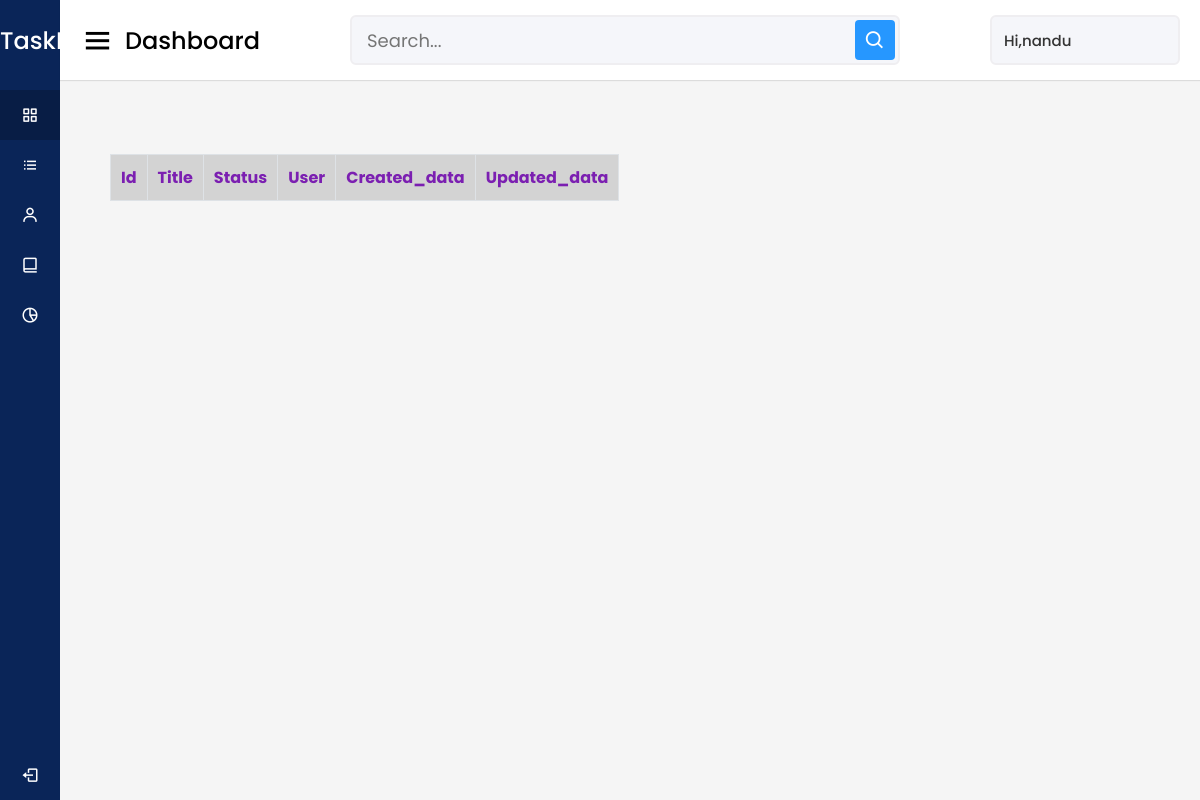
/report (signed in), run on an earlier commit of the app's database.
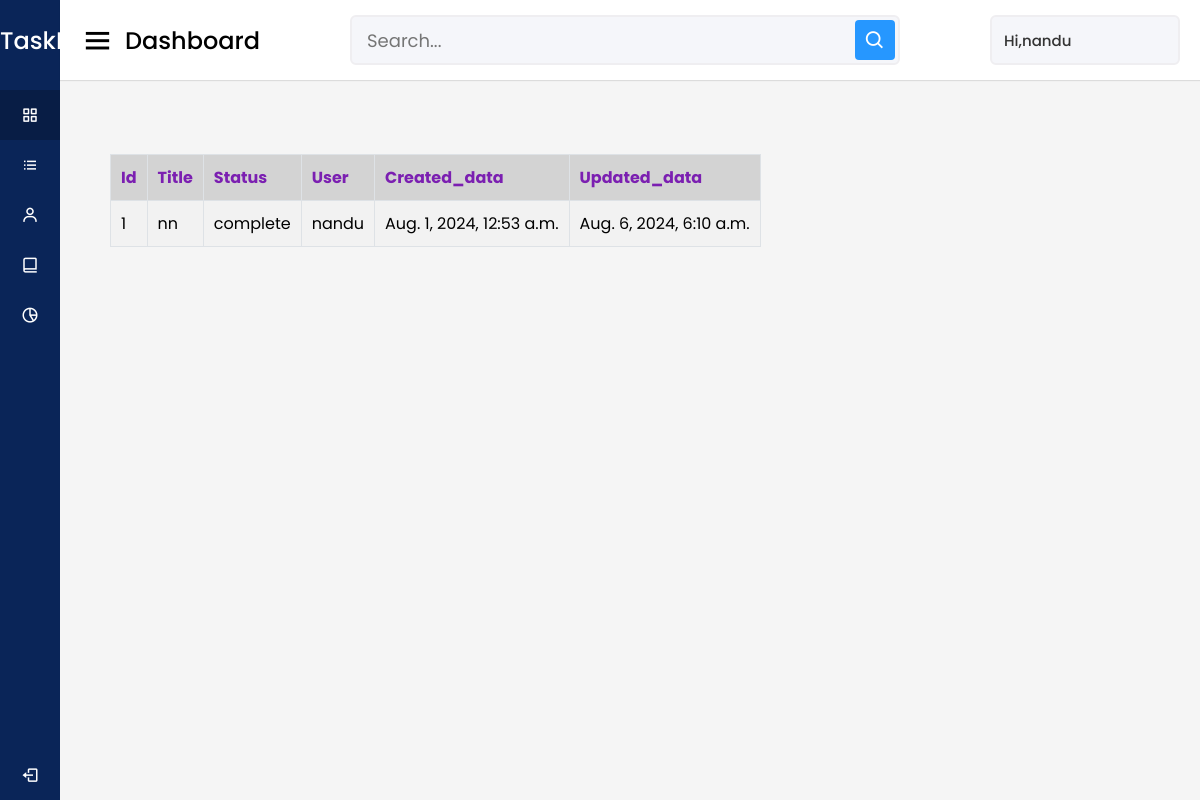
And on a later commit of the database.
### user_app/models.py (models this page shows, shortened)
class Personal_task(models.Model):
    STATUS_CHOICES = [
        ('in_progress', 'In Progress'),
        ('complete', 'Complete')
    ]
    personal_task_id=models.AutoField(primary_key=True)
    title = models.CharField(max_length=255)
    description = models.TextField()
    status = models.CharField(max_length=20, choices=STATUS_CHOICES)
    user_id = models.ForeignKey(User, on_delete=models.CASCADE)
    created_at = models.DateTimeField(auto_now_add=True)
    updated_at = models.DateTimeField(auto_now=True)

class User(models.Model):
    ACTIVE_CHOICES = (
        ('Active', 'Active'),
        ('Deactive', 'Deactive'),
        ('Block', 'Block'),
    )
    user_id=models.AutoField(primary_key=True)
    firstname = models.CharField(max_length=100)
    lastname = models.CharField(max_length=12)
    email = models.EmailField(max_length=100, unique=True)
    phone_number=models.CharField(max_length=10)
    password = models.CharField(max_length=100)
    otp = models.CharField(max_length=6, blank=True, null=True)
    otp_created_at = models.DateTimeField(blank=True, null=True)
    is_active = models.CharField(max_length=10,choices=ACTIVE_CHOICES,default='pending')

### user_app/views.py (the view)
# urls.py: path('report',views.report),
def report(request):
    user_id = request.session.get("user_id")
    if user_id:
        user = User.objects.get(user_id=user_id)
        tasks = Personal_task.objects.filter(user_id=user_id, status='complete')
        report=Reports.objects.all()
        return render(request, 'report.html', {'tasks': tasks,'user':user,'report':report})
    else:
        return redirect('/login')

### templates/report.html (shortened to what this page needs)
<!DOCTYPE html>
<html lang="en" dir="ltr">
  <head>
    <link rel="stylesheet" href="https://cdnjs.cloudflare.com/ajax/libs/font-awesome/4.7.0/css/all.min.css">
    <link href="https://cdn.jsdelivr.net/npm/bootstrap@5.0.2/dist/css/bootstrap.min.css" rel="stylesheet"integrity="sha384-EVSTQN3/azprG1Anm3QDgpJLIm9Nao0Yz1ztcQTwFspd3yD65VohhpuuCOmLASjC">
        <link rel="stylesheet" type="text/css" href="css/font-awesome.min.css" />
        <link rel="stylesheet" href="https://cdnjs.cloudflare.com/ajax/libs/font-awesome/4.7.0/css/font-awesome.min.css">
     <link rel="stylesheet" href="https://use.fontawesome.com/releases/v5.7.2/css/all.css">
    <link rel="stylesheet" href="https://www.w3schools.com/icons/tryit.asp?icon=fas_fa-house-user&unicon=f965">
    {% load static %}
    <link rel="stylesheet" href="{% static 'css/style.css' %}" />
          <link rel="stylesheet" href="{% static 'css/style7.css' %}" />
    <link href="https://unpkg.com/boxicons@2.0.7/css/boxicons.min.css" rel="stylesheet" />
  </head>
  <body>
    <div class="sidebar">
      <div class="logo-details">
        <span class="logo_name">TaskManagement</span>
      </div>
      <ul class="nav-links">
        <li>
          <a href="/" class="active">
            <i class="bx bx-grid-alt"></i>
            <span class="links_name">Dashboard</span>
          </a>
        </li>
        <li>
          <a href="personal_task">
            <i class="bx bx-list-ul"></i>
            <span class="links_name">Tasks</span>
          </a>
        </li>
        <li>
          <a href="assigned_task">
            <i class="bx bx-user"></i>
            <span class="links_name">Assigned Task</span>
          </a>
        </li>
         <li>
          <a href="project">
            <i class="bx bx-book-alt"></i>
            <span class="links_name">Projects</span>
          </a>
        </li>
        <li>
          <a href="report">
            <i class="bx bx-pie-chart-alt-2"></i>
            <span class="links_name">Analytics</span>
          </a>
        </li>
        <li class="log_out">
          <a href="log_out">
            <i class="bx bx-log-out"></i>
            <span class="links_name">Log out</span>
          </a>
        </li>
      </ul>
    </div>
    <section class="home-section">
      <nav>
        <div class="sidebar-button">
          <i class="bx bx-menu sidebarBtn"></i>
          <span class="dashboard">Dashboard</span>
        </div>
        <div class="search-box">
          <input type="text" placeholder="Search..." />
          <i class="bx bx-search"></i>
        </div>
           <div class="profile-details">
    {% if user %}
        <a href="profile" style="text-decoration:none; color:black;"> <span class="admin_name">Hi,{{ user.firstname }}</span></a>
    {% endif %}
</div>
      </nav>
      <div class="home-content">
        <div class="overview-boxes">
            <div class="col-lg-9.5 my-lg-0 my-1">
                <div id="main-content" class="bg-white border" style="width:100%">
                    <form method="POST">
  <table align="center" bgcolor="lightgray" style="width:100%;">
  <tr>
     <td style="color:rgb(123, 31, 177);"><b>Id</b></td>
    <td style="color:rgb(123, 31, 177);"><b>Title</b></td>
    <td style="color:rgb(123, 31, 177);"><b>Status</b></td>
    <td style="color:rgb(123, 31, 177);"><b>User</b></td>
      <td style="color:rgb(123, 31, 177);"><b>Created_data</b></td>
      <td style="color:rgb(123, 31, 177);"><b>Updated_data</b></td>
  </tr>
    {% for x in tasks %}
      <tr>
        <td>{{x.personal_task_id}}</td>
    <td>{{x.title}}</td>
        <td>{{x.status}}</td>
          <td>{{x.user_id.firstname}}</td>
        <td >{{x.created_at}}</td>
          <td >{{x.updated_at}}</td>
                        </div>
    {% endfor %}
</table>
</form>
                     </div>
            </div>
        </div>
    </div>
    </section>
  </body>
</html>

What changed in the data, as far as the page shows it:
now on this page (row edited): Personal_task: personal_task_id "1", title "nn", status "complete", user_id.firstname "nandu", created_at "Aug. 1, 2024, 12:53 a.m.", updated_at "Aug. 6, 2024, 6:10 a.m."
